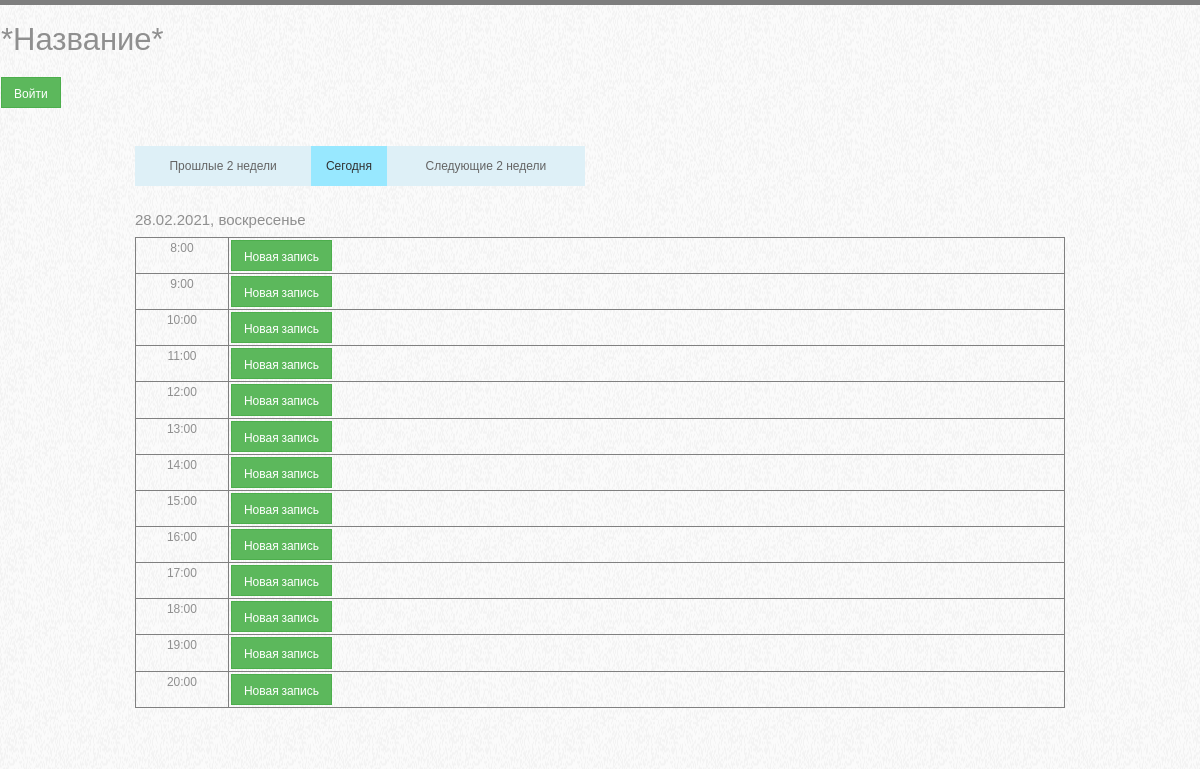
The app's page /today_admin with its own data.
### data/notes.py (models this page shows, shortened)
class Note(SqlAlchemyBase, UserMixin):
    __tablename__ = 'notes'
    id = sqlalchemy.Column(sqlalchemy.Integer, primary_key=True, autoincrement=True)
    date = sqlalchemy.Column(sqlalchemy.String, nullable=True)
    time = sqlalchemy.Column(sqlalchemy.String, nullable=True)
    text = sqlalchemy.Column(sqlalchemy.Text, nullable=False)
    horse = sqlalchemy.Column(sqlalchemy.Text, nullable=True)

### main.py (the view)
@app.route('/today_admin', methods=['GET', 'POST'])
def today_admin():
    try:
        t = today_date.split('.')
        d = datetime.date(year=int(t[-1]), month=int(t[1]), day=int(t[0]))
        date_weekday = today_date + ', ' + WEEK[d.weekday()]
        if d.weekday() == 2:
            d = date_weekday + '. Выходной'
            return render_template('today_admin.html', title='Сегодня', date=d, dict={})
        session = create_session()
        notes = session.query(Note).filter(Note.date == today_date)
        diction = {}
        for note in notes:
            if note.time in diction:
                diction[note.time].append(note)
            else:
                diction[note.time] = [note]
        dict = {}
        k = sorted(list(diction.keys()))
        k.sort(key=lambda a: int(a.split(':')[0]))
        for i in k:
            dict[i] = diction[i]
        return render_template('today_admin.html', title='Сегодня', date=date_weekday, dict=dict)
    except Exception as ex:
        print(ex)
        return redirect('/error')

### data/db_session.py (called while the page is built)
def create_session() -> Session:
    global __factory
    return __factory()

### templates/today_admin.html
{% extends "base.html" %}
{% block content %}
<table
        style="text-align: left; width: 450px; height: 40px; background-color: #DEF0F7; "
        border="0" cellpadding="0" cellspacing="2">
    <tbody>
    <tr>
        <td style="text-align: center;"><a style="color: #646464;" href="/ago">
            Прошлые 2 недели</a></td>
        <td style="text-align: center; background-color: #98E8FF;"><a style="color: #323232;" href="/today">
            Сегодня</a></td>
        <td style="text-align: center;"><a style="color: #646464;" href="/next">
            Следующие 2 недели</a></td>
    </tr>
    </tbody>
</table>
<br>
<h4>{{ date }}</h4>
<table style="text-align: left; width: 100%;" border="1" cellpadding="2"
       cellspacing="0">
    <tbody>
    {% for time in dict %}
    <tr>
        <td style="vertical-align: top; text-align: center; width: 10%;">{{time}}</td>
        <td style="vertical-align: top;">
            {% for note in dict[time] %}
            {% if note.text != '-' and note.text != ''%}
                <div>Имя ребенка: {{note.text}}</div>
                <div>Лошадь: {{note.horse}}</div>
                <div><a href="/change_note/{{ note.id }}" class="btn btn-warning">Редактировать</a></div>
                <div>______________________________________________</div>
            {% else %}
                <div><a href="/change_note/{{ note.id }}" class="btn btn-success">Новая запись</a></div>
            {% endif %}
            {% endfor %}
        </td>
    </tr>
    {% endfor %}
    </tbody>
</table>
<br><br>
{% endblock %}

### records on screen
Note: time "8:00"
Note: time "9:00"
Note: time "10:00"
Note: time "11:00"
Note: time "12:00"
Note: time "13:00"
Note: time "14:00"
Note: time "15:00"
Note: time "16:00"
Note: time "17:00"
Note: time "18:00"
Note: time "19:00"
Note: time "20:00"

### other values on screen
{{ date }} "28.02.2021, воскресенье"
